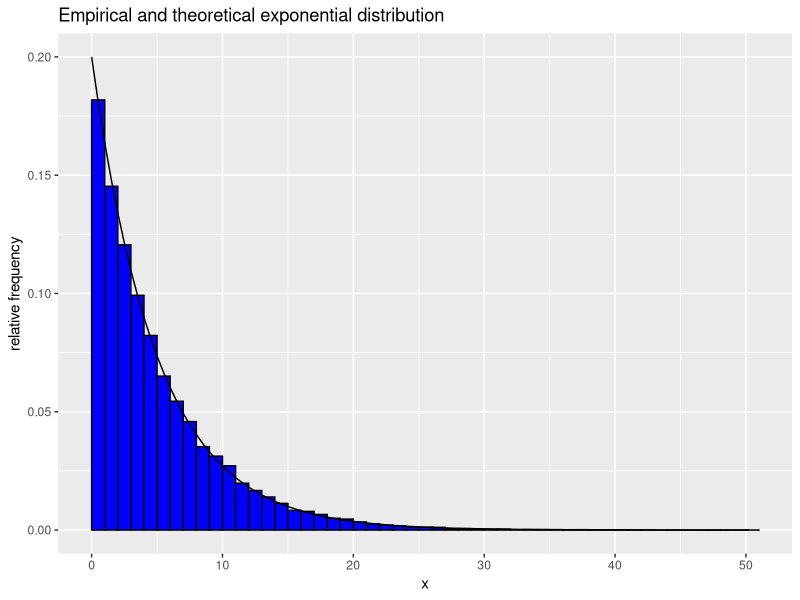
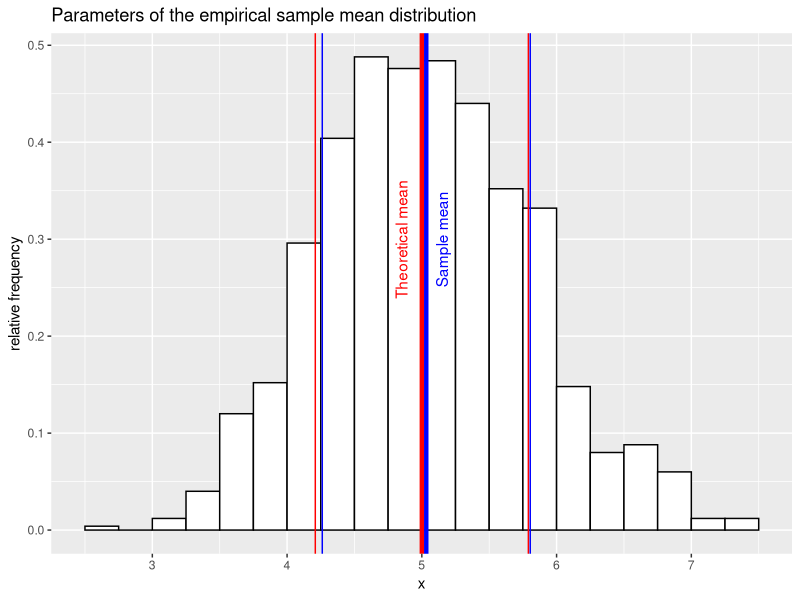
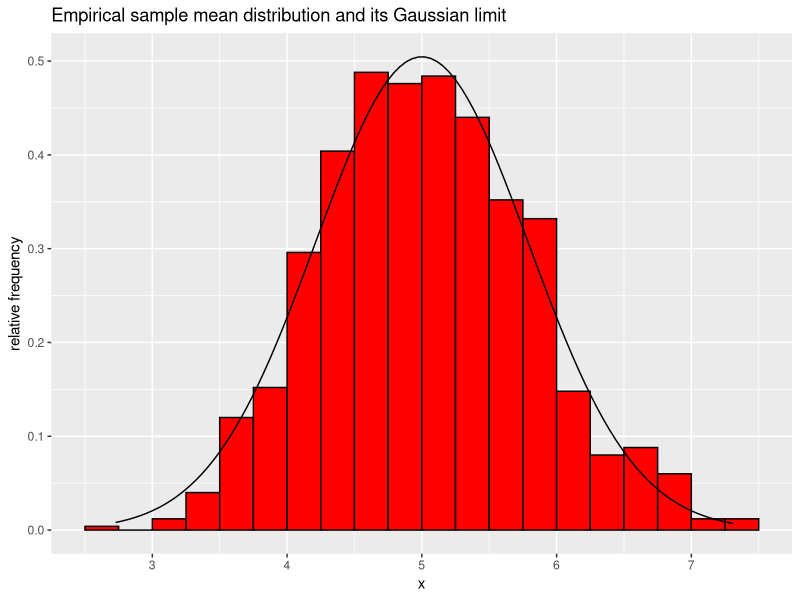
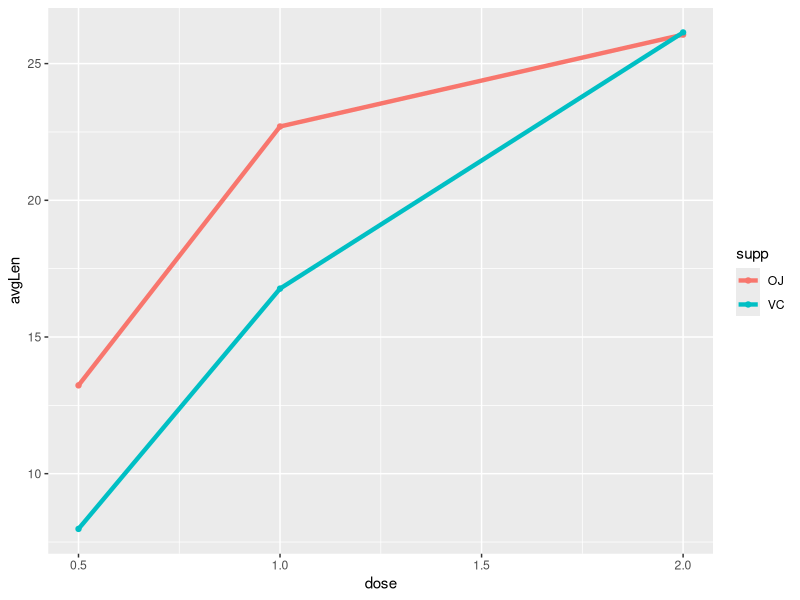

Generate these figures, in order, with R:
## ---- chunk 1
knitr::opts_chunk$set(echo = TRUE)
## ---- chunk 2
sampleSize = 40
numSamples = 1000
parLambda = 0.2
## ---- chunk 3
set.seed(9876)
samples <- rexp(sampleSize * numSamples, rate = parLambda)
library(ggplot2)
g <- ggplot(data = data.frame(x = samples), mapping = aes(x = x)) + 
    geom_histogram(aes(y = ..density..), 
                   binwidth = 1, boundary = 0, color = "black", fill = "blue") +
    labs(title = "Empirical and theoretical exponential distribution", y = "relative frequency") +
    stat_function(fun = dexp, args = list(rate = parLambda))
g
## ---- chunk 4
samples <- matrix(samples, nrow = numSamples, ncol = sampleSize, byrow = TRUE)
means <- apply(samples, 1, mean)
## ---- chunk 5
theoreticalMean <- 1.0 / parLambda
theoreticalMean
## ---- chunk 6
sampleMean <- mean(means)
sampleMean
## ---- chunk 7
expVar <- 1.0 / (parLambda ^ 2)
expVar
## ---- chunk 8
theoreticalVar <- expVar / sampleSize
theoreticalVar
## ---- chunk 9
sampleVar <- var(means)
sampleVar
## ---- chunk 10
theoreticalSd <- sqrt(theoreticalVar)
sampleSd <- sqrt(sampleVar)
theoreticalSd
sampleSd
## ---- chunk 11
g <- ggplot(data = data.frame(x = means), mapping = aes(x = x)) +
    geom_histogram(aes(y = ..density..), binwidth = 0.25, 
                   boundary = 0, color = "black", fill = "white") + 
    labs(title = "Parameters of the empirical sample mean distribution", 
         y = "relative frequency") + 
    geom_vline(xintercept = theoreticalMean, color="red", size = 1.5) +
    annotate("text", 4.85, 0.3, label="Theoretical mean", 
             color = "red", angle = 90) + 
    geom_vline(xintercept = sampleMean, color="blue", size = 1.5) +
    annotate("text", 5.15, 0.3, label="Sample mean", color="blue", angle=90) +
    geom_vline(xintercept = theoreticalMean + c(-1, 1) * theoreticalSd, 
               color = "red") + 
    geom_vline(xintercept = sampleMean + c(-1, 1) * sampleSd, color = "blue")
g
## ---- chunk 12
g <- ggplot(data = data.frame(x = means), mapping = aes(x = x)) +
    geom_histogram(aes(y = ..density..), binwidth = 0.25, 
                   boundary = 0, color = "black", fill = "red") + 
    labs(title = "Empirical sample mean distribution and its Gaussian limit", 
         y = "relative frequency") + 
    stat_function(fun = dnorm, args = list(mean = theoreticalMean, sd =
                                               theoreticalSd))
g
## ---- chunk 13
data(ToothGrowth)

library(dplyr)
avgToothGrowth <- ToothGrowth %>% group_by(supp, dose) %>% summarize(avgLen = mean(len))

g <- ggplot(data = avgToothGrowth, mapping = aes(x = dose, y = avgLen, color = supp)) + 
    geom_point() +
    geom_line(size = 1.5)
g
